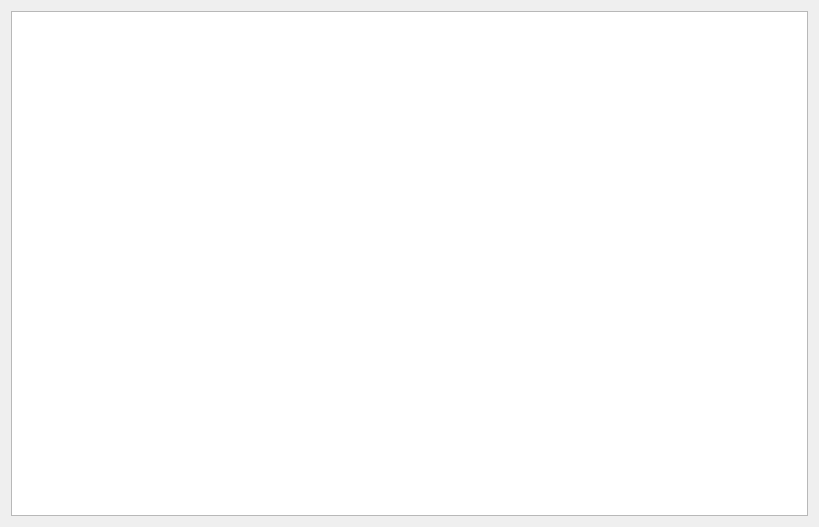
<?xml version="1.0" encoding="UTF-8"?>
<ui version="4.0">
 <class>MyListWidget</class>
 <widget class="QWidget" name="MyListWidget">
  <property name="geometry">
   <rect>
    <x>0</x>
    <y>0</y>
    <width>819</width>
    <height>527</height>
   </rect>
  </property>
  <property name="windowTitle">
   <string>MyListWidget</string>
  </property>
  <layout class="QHBoxLayout" name="horizontalLayout">
   <item>
    <widget class="QTableView" name="myListTableView"/>
   </item>
  </layout>
 </widget>
 <layoutdefault spacing="6" margin="11"/>
 <resources/>
 <connections/>
</ui>
